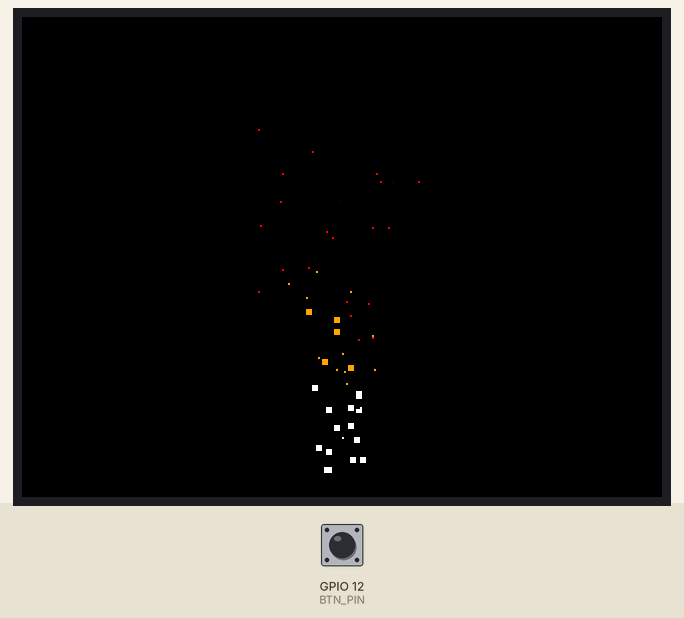
Simulated run of this sketch. Board: ESP32. Parts: 320×240 colour display. The test bench sets the inputs (shaded band); at power-on: GPIO 12 (BTN_PIN) HIGH. Random numbers use the default seed unless the sketch sets one.

Above: at 1.4 s.
1.5 s: GPIO 12 (BTN_PIN) pulled LOW for 0.15 s
At 1.88 s:
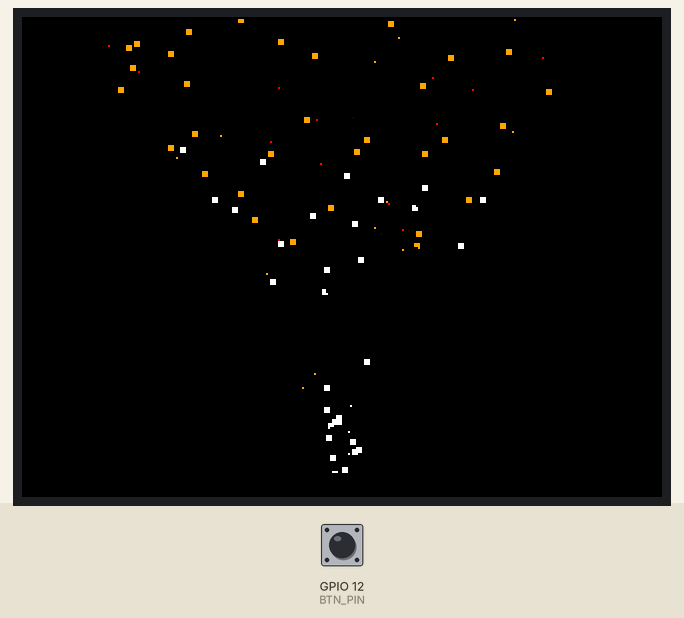
2.2 s: GPIO 12 (BTN_PIN) pulled LOW for 1 s
At 2.49 s:
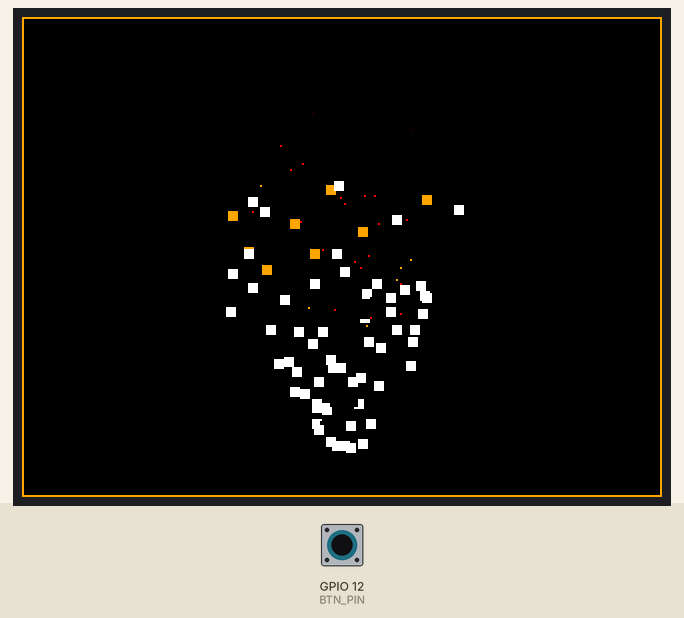
3.8 s: GPIO 12 (BTN_PIN) pulled LOW for 0.15 s
At 4.01 s:
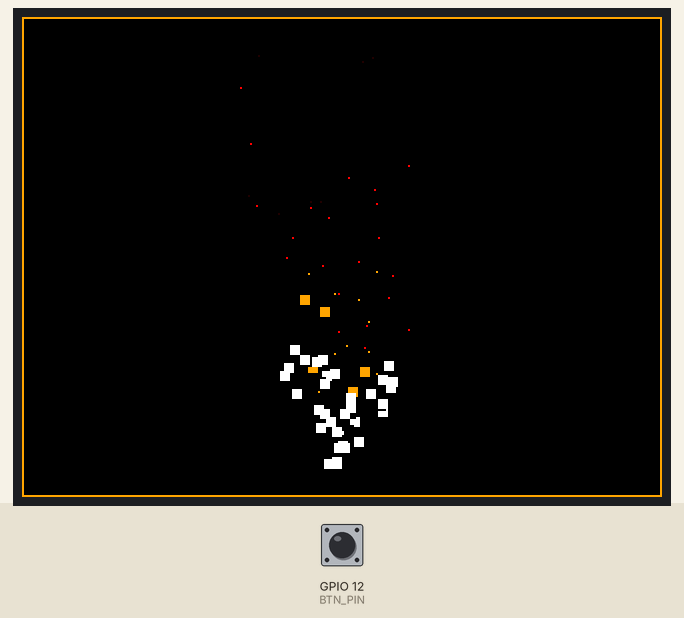
4.5 s: GPIO 12 (BTN_PIN) pulled LOW for 1 s
At 4.91 s:
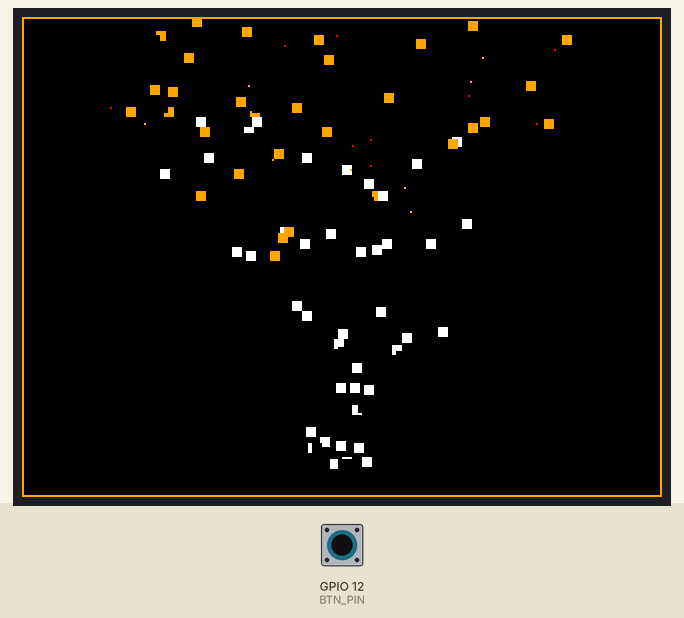
Timing chart, 0 to 7.1 s (numbered marks = the images above; inputs shaded):
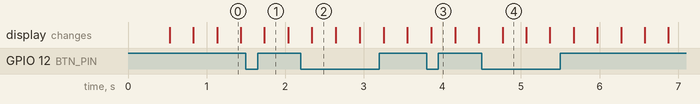

The sketch:

sketch.ino
```cpp
#include "SPI.h"
#include "Adafruit_GFX.h"
#include "Adafruit_ILI9341.h"

#define TFT_DC 4
#define TFT_CS 5
#define BTN_PIN 12

Adafruit_ILI9341 tft = Adafruit_ILI9341(TFT_CS, TFT_DC);

struct Particle {
  float x, y;
  float vx, vy;
  int life;
  int maxLife;
  int lastSize; // Guarda o tamanho anterior para apagar corretamente
};

const int MAX_PARTICLES = 100;
Particle particles[MAX_PARTICLES];

void setup() {
  pinMode(BTN_PIN, INPUT_PULLUP);
  tft.begin();
  tft.setRotation(1);
  tft.fillScreen(ILI9341_BLACK);

  for (int i = 0; i < MAX_PARTICLES; i++) {
    particles[i].life = 0;
    particles[i].lastSize = 0;
  }
}

uint16_t getFireColor(int life, int maxLife) {
  float ratio = (float)life / maxLife;
  if (ratio > 0.7) return ILI9341_WHITE;
  if (ratio > 0.4) return 0xFD20; // Laranja
  if (ratio > 0.1) return ILI9341_RED;
  return 0x2000; // Cinza/Vermelho muito escuro
}

void loop() {
  bool isPressed = (digitalRead(BTN_PIN) == LOW);

  // 1. SPAWN
  int spawnCount = isPressed ? 5 : 2;
  for (int s = 0; s < spawnCount; s++) {
    for (int i = 0; i < MAX_PARTICLES; i++) {
      if (particles[i].life <= 0) {
        particles[i].x = tft.width() / 2 + random(-10, 10);
        particles[i].y = tft.height() - 10;

        float horizontalSpread = isPressed ? 5.0f : 1.5f;
        particles[i].vx = (random(-100, 100) / 100.0f) * horizontalSpread;

        float verticalPush = isPressed ? -8.0f : -4.0f;
        particles[i].vy = verticalPush + (random(-20, 0) / 10.0f);

        particles[i].maxLife = isPressed ? random(30, 70) : random(20, 40);
        particles[i].life = particles[i].maxLife;
        break;
      }
    }
  }

  // 2. UPDATE E RENDER
  for (int i = 0; i < MAX_PARTICLES; i++) {
    if (particles[i].life > 0) {
      // APAGA a posição anterior usando o tamanho que ela TINHA
      tft.fillRect((int)particles[i].x, (int)particles[i].y, particles[i].lastSize, particles[i].lastSize, ILI9341_BLACK);

      // ATUALIZA FÍSICA
      particles[i].x += particles[i].vx;
      particles[i].y += particles[i].vy;
      particles[i].life--;

      // DEFINE NOVO TAMANHO
      int currentSize = (particles[i].life > 20) ? (isPressed ? 5 : 3) : 1;
      particles[i].lastSize = currentSize; // Salva para a próxima limpeza

      // DESENHA SE AINDA VIVA
      if (particles[i].life > 0) {
        // Garante que não saia da tela ao desenhar quadrados grandes
        if (particles[i].x > 0 && particles[i].x < tft.width() - currentSize &&
            particles[i].y > 0 && particles[i].y < tft.height() - currentSize) {

          uint16_t color = getFireColor(particles[i].life, particles[i].maxLife);
          tft.fillRect((int)particles[i].x, (int)particles[i].y, currentSize, currentSize, color);
        } else {
          particles[i].life = 0; // Mata a partícula se sair da borda
        }
      }
    }
  }

  // Opcional: Redesenha a borda apenas quando pressionado para evitar rastro na borda
  if (isPressed) {
    tft.drawRect(0, 0, tft.width(), tft.height(), 0xFD20);
  } else {
    // Limpa a borda se ela existir
    tft.drawRect(0, 0, tft.width(), tft.height(), ILI9341_BLACK);
  }

  delay(5); // Delay menor para compensar o processamento do ESP32
}
```
